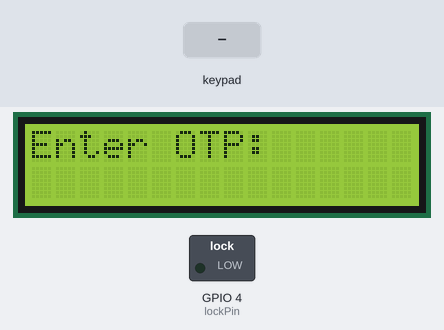
Recording of a sketch running on a simulated ESP32. On the bench: 16×2 character LCD, switched loads named in the sketch (green lamp = pin HIGH). The test bench sets the inputs (shaded band). WiFi joins after 1.5 s; servers stay silent unless stated; random numbers use the default seed unless the sketch sets one; what the sketch prints to the serial monitor is not drawn.

Above: at 4.0 s.
4.1 s: keypad keys 0 1 3 4 6 7 8 9 pressed 0.4 s apart
At 7.1 s:
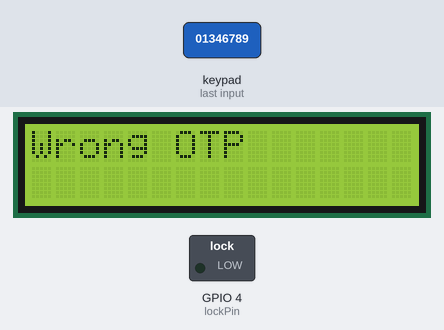
10.3 s: key 'A' pressed
At 11.6 s:
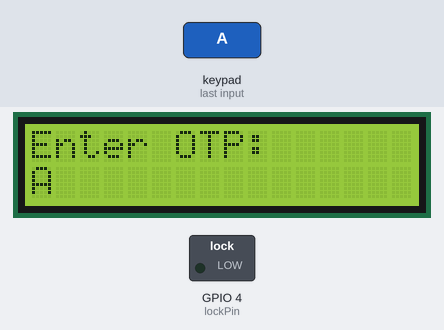
12.4 s: key 'B' pressed
At 12.8 s:
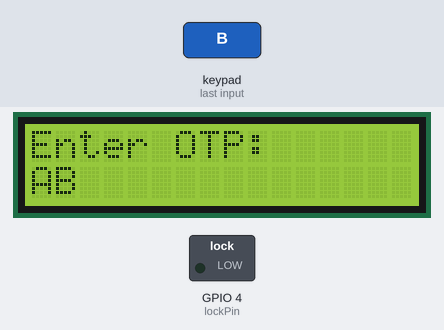
13.9 s: keypad keys 0 1 3 4 6 7 8 9 # pressed 0.4 s apart
At 20.4 s:
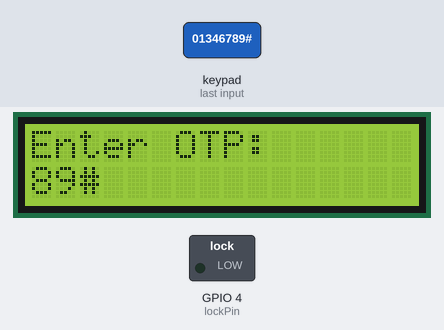
20.5 s: key 'C' pressed
At 20.9 s:
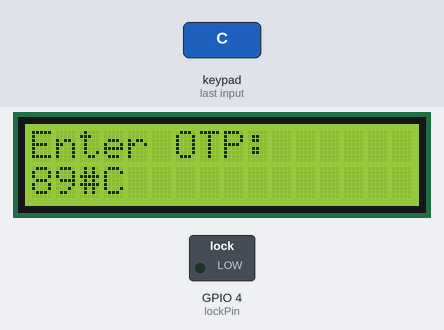
22.5 s: key '*' pressed
At 23.6 s:
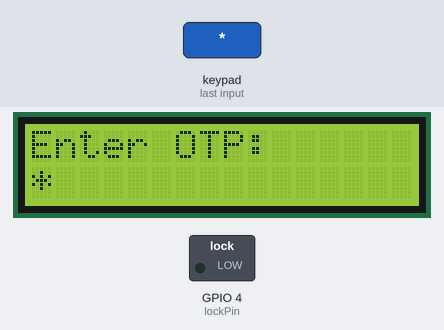
Timing chart, 0 to 25.5 s (numbered marks = the images above; inputs shaded):
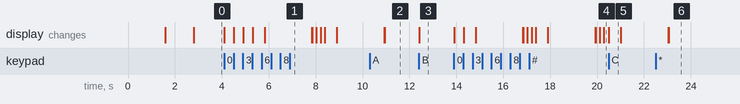

The sketch:

Esp32.ino
```cpp
#include <WiFi.h>
#include <HTTPClient.h>
#include <Wire.h>
#include <LiquidCrystal_I2C.h>
#include <Keypad.h>
#include <WebServer.h>
#include "config.h"

WebServer server(80);

// 🔐 WiFi
const char* ssid = WIFI_SSID;
const char* password = WIFI_PASSWORD;

// 💻 YOUR SERVER
String serverURL = CAPTURE_SERVER_URL;
// 🔐 LOCK PIN
int lockPin = 4;
// 📟 LCD
LiquidCrystal_I2C lcd(0x27, 16, 2);
// 🔢 Keypad
const byte ROWS = 4;
const byte COLS = 4;
char keys[ROWS][COLS] = {
  {'1','2','3','A'},
  {'4','5','6','B'},
  {'7','8','9','C'},
  {'*','0','#','D'}
};
byte rowPins[ROWS] = {32, 33, 25, 26};
byte colPins[COLS] = {27, 14, 12, 13};
Keypad keypad = Keypad(makeKeymap(keys), rowPins, colPins, ROWS, COLS);
// 🔑 OTP
String enteredPassword = "";
String generatedOTP = "";
unsigned long otpTime = 0;
unsigned long otpValidity = 60000; // 60 seconds
// ✅ Allowed digits (NO 2, NO 5)
char allowedDigits[] = {'0','1','3','4','6','7','8','9'};
// 🔵 FUNCTION TO GENERATE OTP
void generateOTP() {
  generatedOTP = "";
  for (int i = 0; i < 4; i++) {
    int index = random(0, 8);
    generatedOTP += allowedDigits[index];
  }
  otpTime = millis();
  Serial.print("Generated OTP: ");
  Serial.println(generatedOTP);
}
void setup() {

  Serial.begin(115200);
  Serial.println(WiFi.localIP());
  // 🔐 Lock setup
  pinMode(lockPin, OUTPUT);
  digitalWrite(lockPin, LOW);
  // LCD
  lcd.init();
  lcd.backlight();
  lcd.print("Connecting WiFi");
  WiFi.begin(ssid, password);
  while (WiFi.status() != WL_CONNECTED) {
    delay(500);
    Serial.print(".");
  }
  Serial.println();
Serial.print("ESP32 IP: ");
Serial.println(WiFi.localIP());
  lcd.clear();
  lcd.print("WiFi Connected");
  Serial.print("ESP32 IP: ");
Serial.println(WiFi.localIP());
  delay(1000);
  server.on("/generate", []() {
  generateOTP();
  HTTPClient http;
  String url = String(OTP_SERVER_URL) + generatedOTP;
  http.begin(url);
  http.GET();
  http.end();
  server.send(200, "text/plain", "OTP Generated");
});
server.begin();
  // 🔥 Generate OTP
  randomSeed(micros());
  generateOTP();
  // 🔥 SEND OTP TO TELEGRAM
HTTPClient http;
String otpURL = String(OTP_SERVER_URL) + generatedOTP;
http.begin(otpURL);
int code = http.GET();
Serial.print("OTP Sent, Response: ");
Serial.println(code);
http.end();
  lcd.clear();
  lcd.print("Enter OTP:");
}
void loop() {
  char key = keypad.getKey();
server.handleClient();
  if (key) {
    enteredPassword += key;
    lcd.setCursor(0,1);
    lcd.print(enteredPassword);
    if (enteredPassword.length() == 4) {
      delay(500);
      lcd.clear();
       if (millis() - otpTime > otpValidity) {
  lcd.print("OTP Expired");
  Serial.println("OTP Expired");
  delay(2000);
  generateOTP();  // new OTP
}
else if (enteredPassword == generatedOTP) {
        lcd.print("Access Granted");
        Serial.println("Correct OTP");
        // 🔓 UNLOCK
digitalWrite(lockPin, HIGH);
delay(5000);
// 🔒 LOCK FIRST
digitalWrite(lockPin, LOW);
delay(1000);  // small delay for stability
// 📸 TAKE PHOTO AFTER LOCK
Serial.println("Sending request...");
HTTPClient http;
http.begin(serverURL);
int code = http.GET();
Serial.print("Response: ");
Serial.println(code);
http.end();
        delay(2000);
        // 🔒 LOCK AGAIN
        digitalWrite(lockPin, LOW);
        // 🔥 GENERATE NEW OTP (expire old one)
        generateOTP();
      } else {
        lcd.print("Wrong OTP");
        Serial.println("Wrong OTP");
        delay(2000);
      }
      enteredPassword = "";
      lcd.clear();
      lcd.print("Enter OTP:");
    }
  }
}
```

config.example.h
```cpp
#ifndef CONFIG_H
#define CONFIG_H

#define WIFI_SSID "YOUR_WIFI_SSID"
#define WIFI_PASSWORD "YOUR_WIFI_PASSWORD"

#define CAPTURE_SERVER_URL "http://YOUR_SERVER_IP:5000/capture"

#define OTP_SERVER_URL "http://YOUR_SERVER_IP:5000/send_otp/"

#endif
```

Measured:
- after the input at 4.1 s, the display: first changes at once (image 1 shows a later state)
- after the input at 12.4 s, the display: changes at once (image 3)
- after the input at 13.9 s, the display: first changes at once (image 4 shows a later state)
- after the input at 20.5 s, the display: changes at once (image 5)
- what the display in image 5 shows lasts 0.5 s, from 20.5 s to 21.0 s
